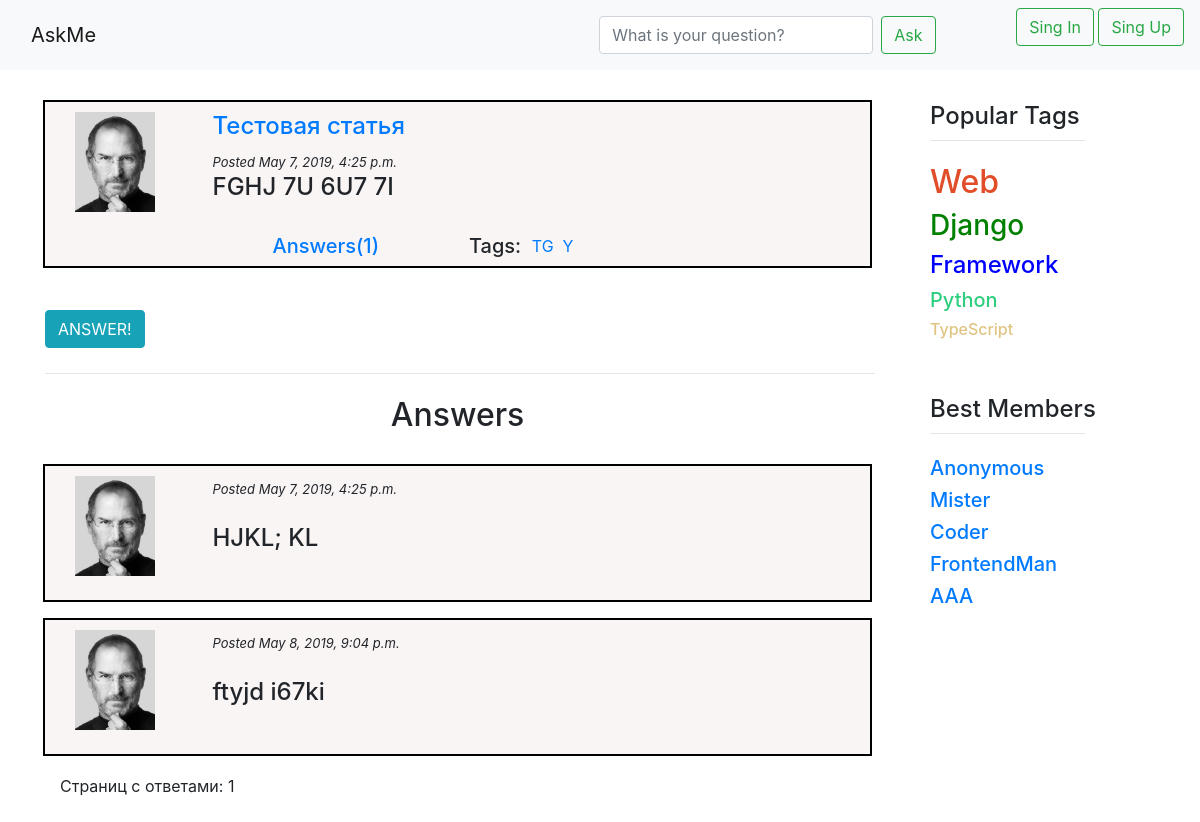
Page /question/204/ on the committed database.
### question/models.py (models this page shows, shortened)
class Question(models.Model):
    author = models.ForeignKey(User, verbose_name="Question's Owner", on_delete=models.CASCADE)
    title = models.CharField(max_length=50, verbose_name="Question's Header")
    text = models.TextField(verbose_name="Question's Content")
    date = models.DateTimeField(default=timezone.now, verbose_name="Question's Date")
    rating = models.IntegerField(default=0, null=False, verbose_name="Question's Rating")
    is_active = models.BooleanField(default=True, verbose_name="Question's Availability")
    tags = models.ManyToManyField(Tag, default=True, related_name='questions', verbose_name="Question's Tags")
    likes = models.IntegerField(default=0, verbose_name="Question's Likes")
    dislikes = models.IntegerField(default=0, verbose_name="Question's Dislikes")
    rating = models.IntegerField(default=0, verbose_name="Rating")
    answers_number = models.IntegerField(default=0, verbose_name="Answer's Number")
    objects = QuestionManager()

class User(AbstractUser):
    upload = models.ImageField(default="static/default/default_avatar.png", upload_to="media/uploads/%Y/%m/%d", verbose_name="User's Avatar")
    registration_date = models.DateTimeField(default=timezone.now, verbose_name="User's Registration Date")
    rating = models.IntegerField(default=0, verbose_name="User's Rating")
    objects = UserManager()

class Tag(models.Model):
    name = models.CharField(max_length=20, default="404", verbose_name="Question's Tag")
    objects = TagManager()

class Answer(models.Model):
    author = models.ForeignKey(User, verbose_name="Answer's Owner", on_delete=models.CASCADE)
    date = models.DateTimeField(default=timezone.now, verbose_name="Answer's Date")
    question = models.ForeignKey(Question, related_name='answers', verbose_name="Answer's Question", on_delete=models.CASCADE)
    text = models.TextField(verbose_name="Answer's Content")
    likes = models.IntegerField(default=0, verbose_name="Answers's Likes")
    dislikes = models.IntegerField(default=0, verbose_name="Answers's Dislikes")
    rating = models.IntegerField(default=0, verbose_name="Rating")
    objects = AnswerManager()

### question/views.py (the view)
# urls.py: url(r'^', include('question.urls'), name="question"),
def question(request, question_id):
    question = Question.objects.get_by_id(int(question_id)).first()
    if question is not None:
        answers = paginator(request, objects_list=Answer.objects.get_hot_for_answer(question.id))
        return render(request, 'question/question.html',
                        {'question' : question,
                        'answers' : answers})
    else:
        raise Http404

### question/managers.py (called while the page is built)
    def get_by_id(self, question_id):
        return self.all().filter(id=question_id)

    def get_hot_for_answer(self, question_id):
        return self.all().filter(question_id=question_id).order_by('rating').reverse()

### question/views.py (called while the page is built)
def paginator(request, objects_list):
        paginator = Paginator(objects_list, 10)
        page = request.GET.get('page')
        try:
            objects = paginator.page(page)
        except PageNotAnInteger:
            objects = paginator.page(1)
        except EmptyPage:
            objects = paginator.page(paginator.num_pages)
        return objects

### templates/question/question.html (shortened to what this page needs)
{% extends "question/base.html" %}
{% load static %}
{% block content%}
        {% include 'question/question_item.html' %}
        <br>
            <a href="/question/{{ question.id }}/answer/"><button type="button" class="btn btn-info">ANSWER!</button></a>
        <br>
        <br>
      <hr class="orange accent-2 mt-0 d-inline-block mx-auto" style="width:830px;"></hr>
      <h2 align="center">Answers</h2> <br>
        {% for answer in answers %}
            {% include 'question/answer_item.html' %}
        {% endfor %}
{% endblock%}
{% block footer %}
    <div class="col">
        <a>Страниц с ответами: {{ answers.paginator.num_pages }}</a>
    </div>
    <br>
  {% endblock%}

### templates/question/question_item.html (shortened to what this page needs)
{% load static %}
<div class="container question">
  <div class="row">
    <br>
    <div class="col-lg-2">
      <div class="col">
        <a href="{% url 'profile' question.author.username %}">
            <img src="/media/{{question.author.upload}}" class="mr-3" alt="..." width="80" height="100">
        </a> <br><br>
      </div>
      <br>
    </div>
    <div class="col-lg-10">
      <div class="col">
          <a href="{% url 'question' question.id %}"><h4 class="media-heading">{{ question.title }}</h4></a>
          <small >
              <i style="font-size: small">Posted {{ question.date }}</i>
          </small>
      </div>
      <div class="col">
        <h4>{{ question.text | truncatechars:300 }}</h4>
      </div>
      <br>
      <div class="row">
        <div class="col-lg-5 text-center">
          <a href=""><h5>Answers({{ question.answers_number }})</h5></a>
        </div>
         <div class="col-lg-7">
          <div class="row">
        <h5>Tags:&nbsp;&nbsp;</h5>
        {% for tag in question.tags.all %}
            <a href="{% url 'tag' tag.name %}" style="text-decoration: none">
                {{ tag.name }} &nbsp;
            </a>
        {% endfor %}
      </div>
    </div>
      </div>
    </div>
  </div>
</div>

### templates/question/answer_item.html (shortened to what this page needs)
{% load static %}
<div class="container question">
  <div class="row">
    <br>
    <div class="col-lg-2">
      <div class="col">
        <a href="{% url 'profile' answer.author.username %}">
            <img src="/media/{{answer.author.upload}}" class="mr-3" alt="..." width="80" height="100">
        </a>
      </div>
      <br>
    </div>
    <div class="col-lg-10">
      <div class="col">
        <small >
            <i style="font-size: small">Posted {{ answer.date }}</i>
        </small>
        <br><br>
        <h4><p class="content">{{ answer.text }}</p></h4>
        <br>
      </div>
    </div>
  </div>
</div>

### static/css/style.css (style rules this page uses)
.question { background: #FAF5F5; border-color: grey; padding-top: 10px; margin-bottom: 20px; outline: 2px solid #000; }

### rows in the picture
Question: author.upload (picture), title "Тестовая статья", date "May 7, 2019, 4:25 p.m.", text "FGHJ 7U 6U7 7I", answers_number "1"
Tag: name "TG"
Tag: name "Y"
Answer: author.upload (picture), date "May 7, 2019, 4:25 p.m.", text "HJKL; KL"
Answer: author.upload (picture), date "May 8, 2019, 9:04 p.m.", text "ftyjd i67ki"

### other values in the picture
{{ answers.paginator.num_pages }} "1"
